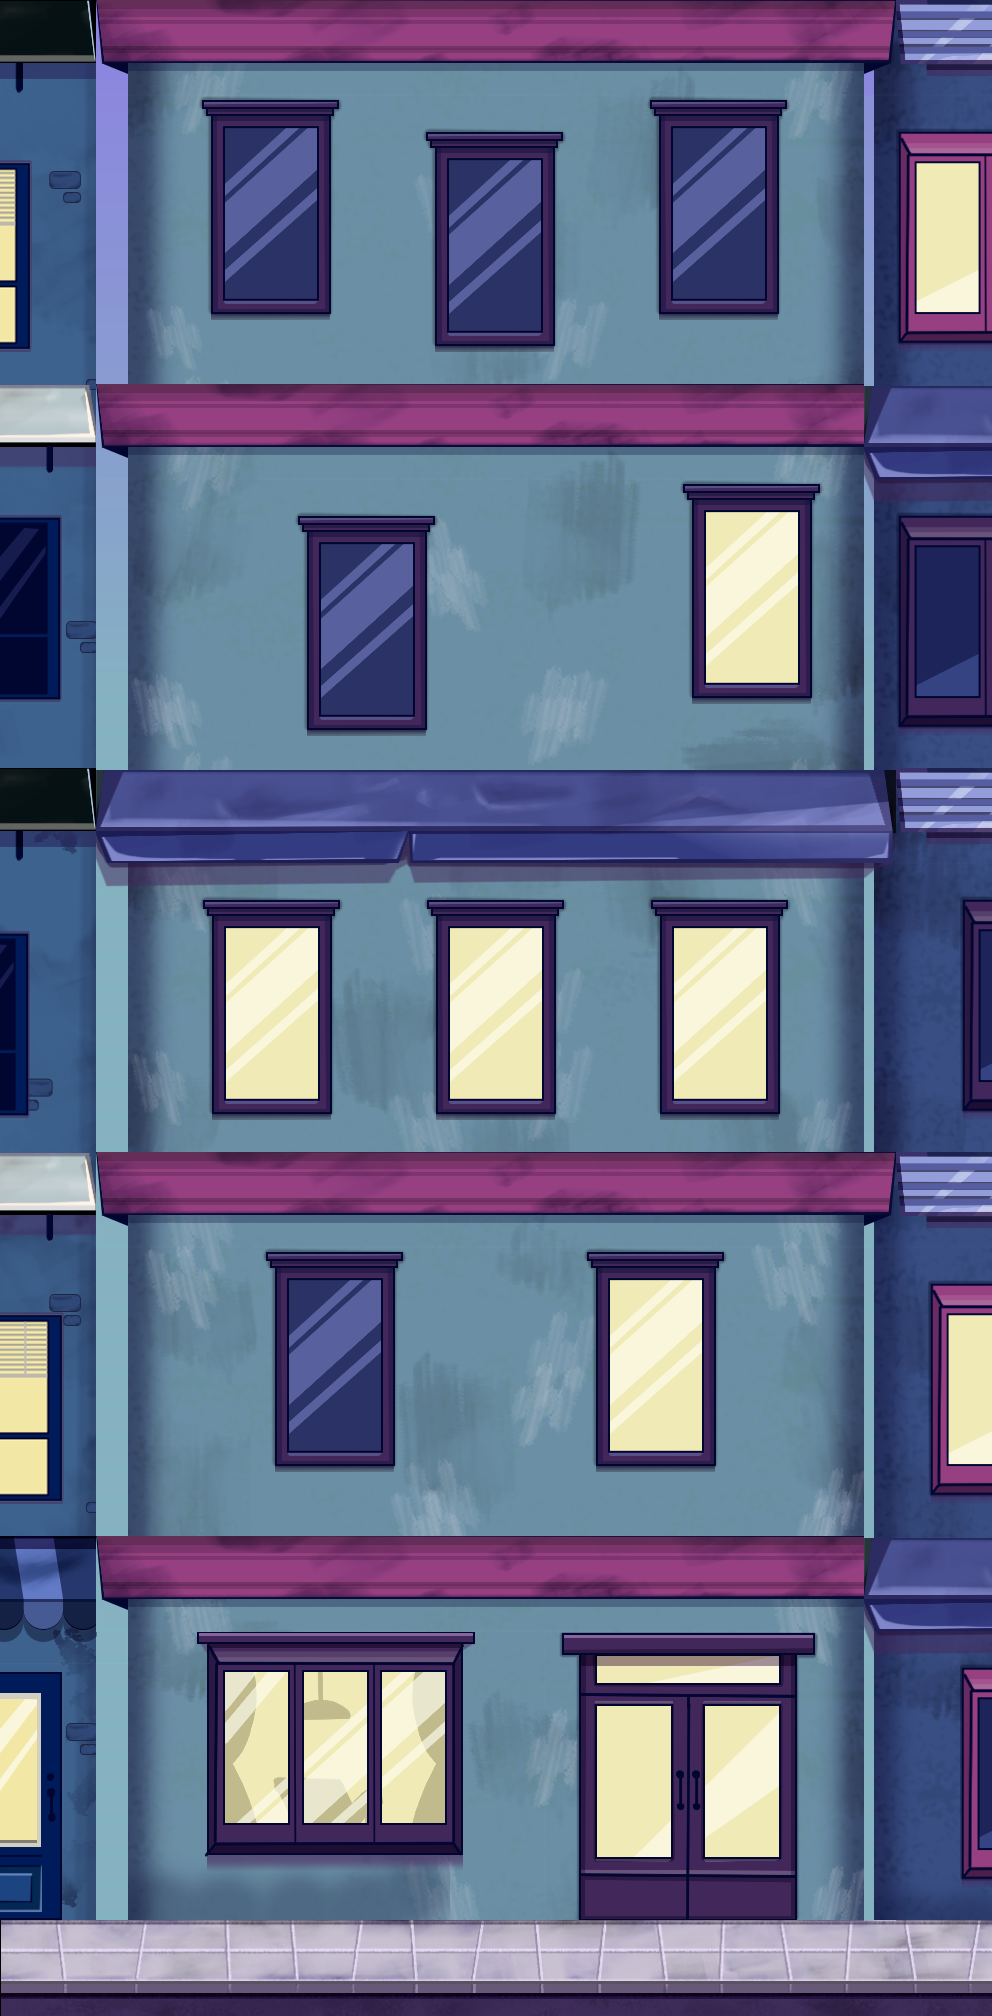

A level layout from a 2D game, rendered from its tile map. Below: a short description, then the map file with tile-grid data replaced by summaries:
An orthogonal 31x63 tile map with 32x32 px tiles, 4 tile layers (Sky, Wall, Details, CollisionLayer), 4 tilesets.

<map version="1.10" tiledversion="1.11.0" orientation="orthogonal" renderorder="right-down" width="31" height="63" tilewidth="32" tileheight="32" infinite="0" nextlayerid="6" nextobjectid="1">
 <tileset firstgid="1" name="P3_Wall" tilewidth="32" tileheight="32" tilecount="1380" columns="23">
  <image source="../Atlas/P3_Wall.png" width="736" height="1920" />
 </tileset>
 <tileset firstgid="1381" name="Scenario_1" tilewidth="32" tileheight="32" tilecount="3844" columns="62">
  <image source="../Atlas/Atlas01.png" width="2000" height="2000" />
 </tileset>
 <tileset firstgid="5225" name="P2_Wall" tilewidth="32" tileheight="32" tilecount="1525" columns="25">
  <image source="../Atlas/P2_Wall.png" width="820" height="1970" />
 </tileset>
 <tileset firstgid="6750" name="P1_Wall" tilewidth="32" tileheight="32" tilecount="1380" columns="23">
  <image source="../Atlas/P1_Wall.png" width="738" height="1941" />
 </tileset>
 <layer id="4" name="Sky" width="31" height="63">
  <data>[1953 cells, 123 non-empty, 24 distinct tile ids]</data>
 </layer>
 <layer id="1" name="Wall" width="31" height="63">
  <data>[1953 cells, 1893 non-empty, 1893 distinct tile ids]</data>
 </layer>
 <layer id="3" name="Details" width="31" height="63">
  <data>[1953 cells, 780 non-empty, 374 distinct tile ids]</data>
 </layer>
 <layer id="2" name="CollisionLayer" width="31" height="63">
  <data>[1953 cells, 378 non-empty, 184 distinct tile ids]</data>
 </layer>
</map>